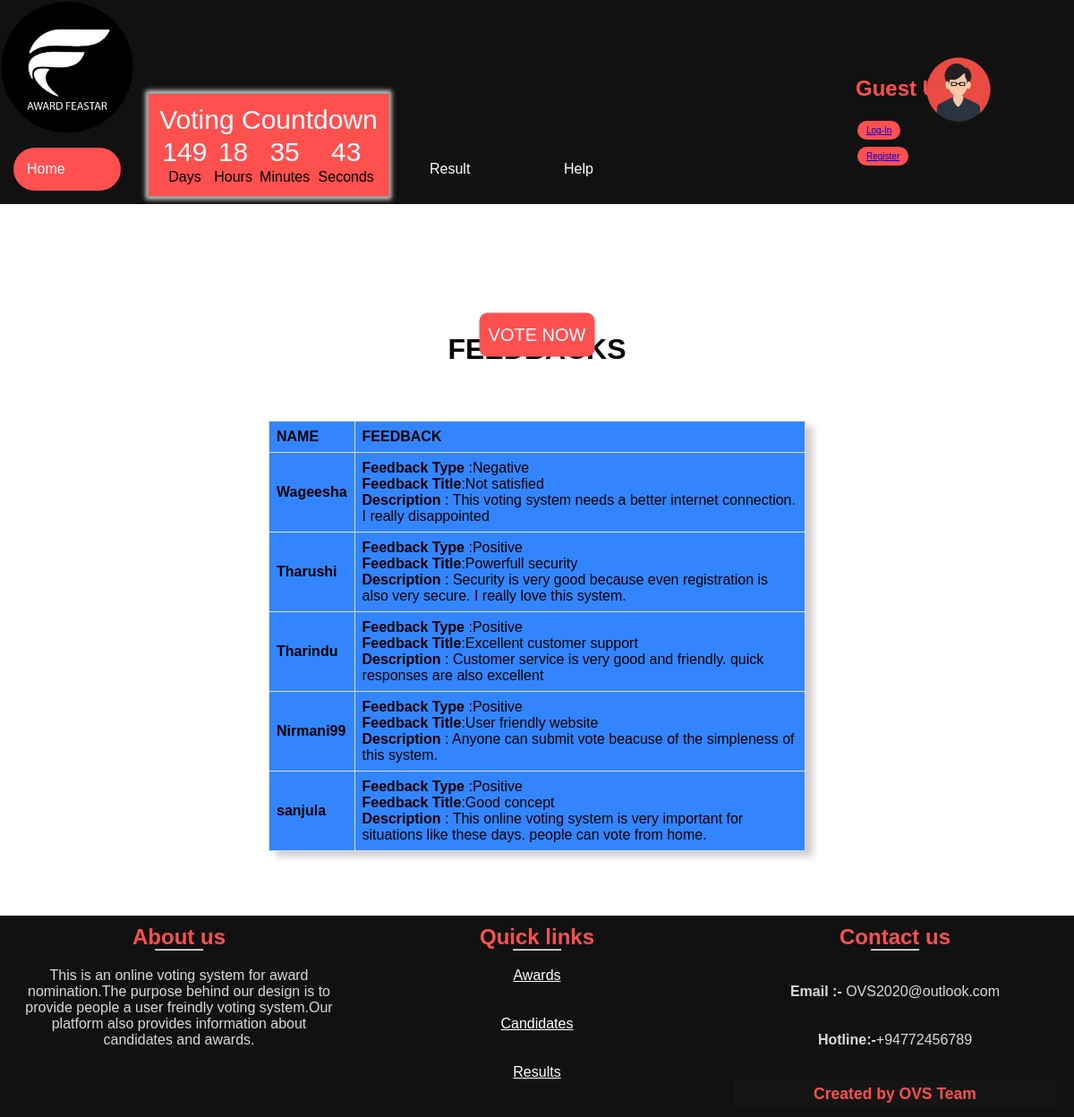
Screenshot of /php/addfeedback.php with the database file from the repository.
### tables this page shows
CREATE TABLE `feedback` (
  `Feedback_ID` int(11) NOT NULL,
  `F_status` varchar(100) NOT NULL,
  `U_name` varchar(200) NOT NULL,
  `f_subject` varchar(200) NOT NULL,
  `f_message` varchar(2000) NOT NULL,
  `User_name` varchar(30) NOT NULL
);

### php/addfeedback.php (the view, shortened to what this page needs)
 <!DOCTYPE html>
<html >
   <head>
         <link rel="stylesheet" href="../css/styles1.css">
   </head>
  <body>
  <?php
	include ('header.php');
?>
<br><br><br>
 <?php
 echo "<center>";
?>
<center>
<div class="feed-title">
	<h1>FEEDBACKS</h1>
	<br><br><br><br>
</center>
<center>
<table class="table12" >
 <tr class="trt">
	 <th class="tht">NAME</th>
	 <th class="tht">FEEDBACK</th>
 </tr>
 <?php
 $sql = "SELECT * FROM feedback ";
 $result = mysqli_query($conn,$sql);
 if($result)
 {
	 while($row=mysqli_fetch_assoc($result))
	 {
		 $sta = $row['F_status'];
			$nm=$row['U_name'];
			$sub=$row['f_subject'];
			$mes=$row['f_message'];
		 echo "<tr>
                  <form action='updatenew.php' method='post'>
				 <td class='tdt'><b>$nm</b></td>
				 <td class='tdt'><b>Feedback Type</b> :$sta<br>
							<b>Feedback Title</b>:$sub<br>
							<b>Description </b>: $mes <br>
							<form methoaction='updatenew.php'>";
							echo"
							</td>
					</form>
			 </tr>";
	 }
 }
 else{
	 echo"No data";
 }
 ?>
</table>
</center>
<br><br><br><br>
          <footer>
          <div class="main-content">
            <div class="box">
    <h2 style="color:#ff5050;">About us</h2>
    <div class="content">
    <hr width=15%>
    <br>
    <p>
    This is an online voting system for award nomination.The purpose behind our design is to provide people a user freindly voting system.Our platform also provides information about candidates and awards.</p>
    </div>
  </div>
    <div class="center box">
              <h2 style="color:#ff5050;">Quick links</h2>
    <div class="content">
    <hr width=15%>
                <br>
                  <a class ="text" style="color:white;" href="Award.html">Awards</a>
                  <br><br>
    <div>
                <br>
                  <a class ="text" style="color:white;" href="#">Candidates</a>
                  <br><br>
                </div>
    <div >
                <br>
                  <a class ="text" style="color:white;" href="#">Results</a>
                </div>
    </div>
    </div>
    <div class="right box">
    <h2 style="color:#ff5050;">
    Contact us</h2>
    <div class="content">
    <hr width=15%>
  <br><br>
    <b>Email :-</b> OVS2020@outlook.com
    <br><br><br>
    <b> Hotline:-</b>+94772456789
    <div class="bottom"><br><br>
    <center>
              <h3 class="credit" style="color:#ff5050">Created by  OVS Team<h3>
            </center>
    </div>
  </div>
  </div>
    </body>
  </html>

### css/styles1.css (style rules this page uses)
* { padding: 0; margin: 0; box-sizing:border-box; }
body { background-image: url("../images/background.jpeg"); background-size: 1370px 2500px; background-position: 50% 25%; font-family:sans-serif; }
.content { margin: 0; padding: 0; color: #d9d9d9; box-sizing: border-box; font-family: 'Poppins', sans-serif; }
.table12 { border: 1px solid #ccc; font-family: arial, sans-serif; border-collapse: collapse; width: 50%; background-color: #3385ff; box-shadow: 8px 6px 8px rgba(0, 0, 0, 0.2); border: hide; }
.tdt { border: 1px solid #dddddd; text-align: left; padding: 8px; }
.tht { border: 1px solid #dddddd; text-align: left; padding: 8px; }
hr { left: 7.5%; position: relative; transform: translate(-50%, -50%); }
.feed-title { margin-top: 100px; color: black; }
.feed-title h1 { font-size: 32px; line-height: 16px; }
form { margin: 35px; border: 1 px solid gray; }
* { box-sizing: border-box; }
footer { position: relative; bottom: 0px; width: 100%; background: #111; }
.main-content { display: flex; }
.box { flex-basis: 50%; padding: 10px 20px; }
.bottom center { padding: 5px; font-size: 0.9375rem; background: #151515; }

### rows the page displays
feedback: U_name "Wageesha", F_status "Negative", f_subject "Not satisfied", f_message "This voting system needs a better internet connection. I really disappointed"
feedback: U_name "Tharushi", F_status "Positive", f_subject "Powerfull security", f_message "Security is very good because even registration is also very secure. I really love this system."
feedback: U_name "Tharindu", F_status "Positive", f_subject "Excellent customer support", f_message "Customer service is very good and friendly. quick responses are also excellent"
feedback: U_name "Nirmani99", F_status "Positive", f_subject "User friendly website", f_message "Anyone can submit vote beacuse of the simpleness of this system."
feedback: U_name "sanjula", F_status "Positive", f_subject "Good concept", f_message "This online voting system is very important for situations like these days. people can vote from home."
